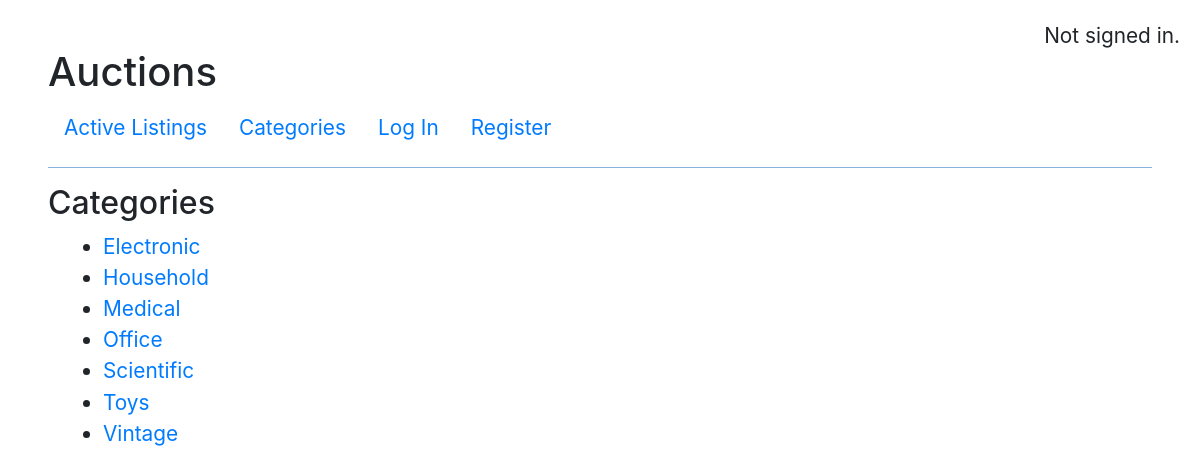
The page /categories on the database its author committed.
### auctions/models.py (models this page shows)
class Categories(models.Model):
    category = models.CharField(max_length=64)
    class Meta:
        ordering = ["category"]
    def __str__(self):
        return f"{self.category}"

### auctions/views.py (the view)
# urls.py: path("categories", views.categories, name="categories"),
def categories(request):
    return render(request, "auctions/categories.html", {
        "categories": Categories.objects.all()
    })

### auctions/templates/auctions/categories.html
{% extends "auctions/layout.html" %}
{% block body %}
    <h2>Categories</h2>
    <div class="container-fluid">
        <div class="row">
            <div class="col-md-12">
                <ul>
                  {% for category in categories %}
                    <li><a href="../categories/{{ category }}">{{ category }}</a></li>
                  {% endfor %}
                </ul>
            </div>
        </div>
    </div>
{% endblock %}

### auctions/static/auctions/styles.css (style rules this page uses)
body { margin: 3rem; font-size: 1.3rem; }

### rows shown on the page
Categories: category "Electronic"
Categories: category "Household"
Categories: category "Medical"
Categories: category "Office"
Categories: category "Scientific"
Categories: category "Toys"
Categories: category "Vintage"
